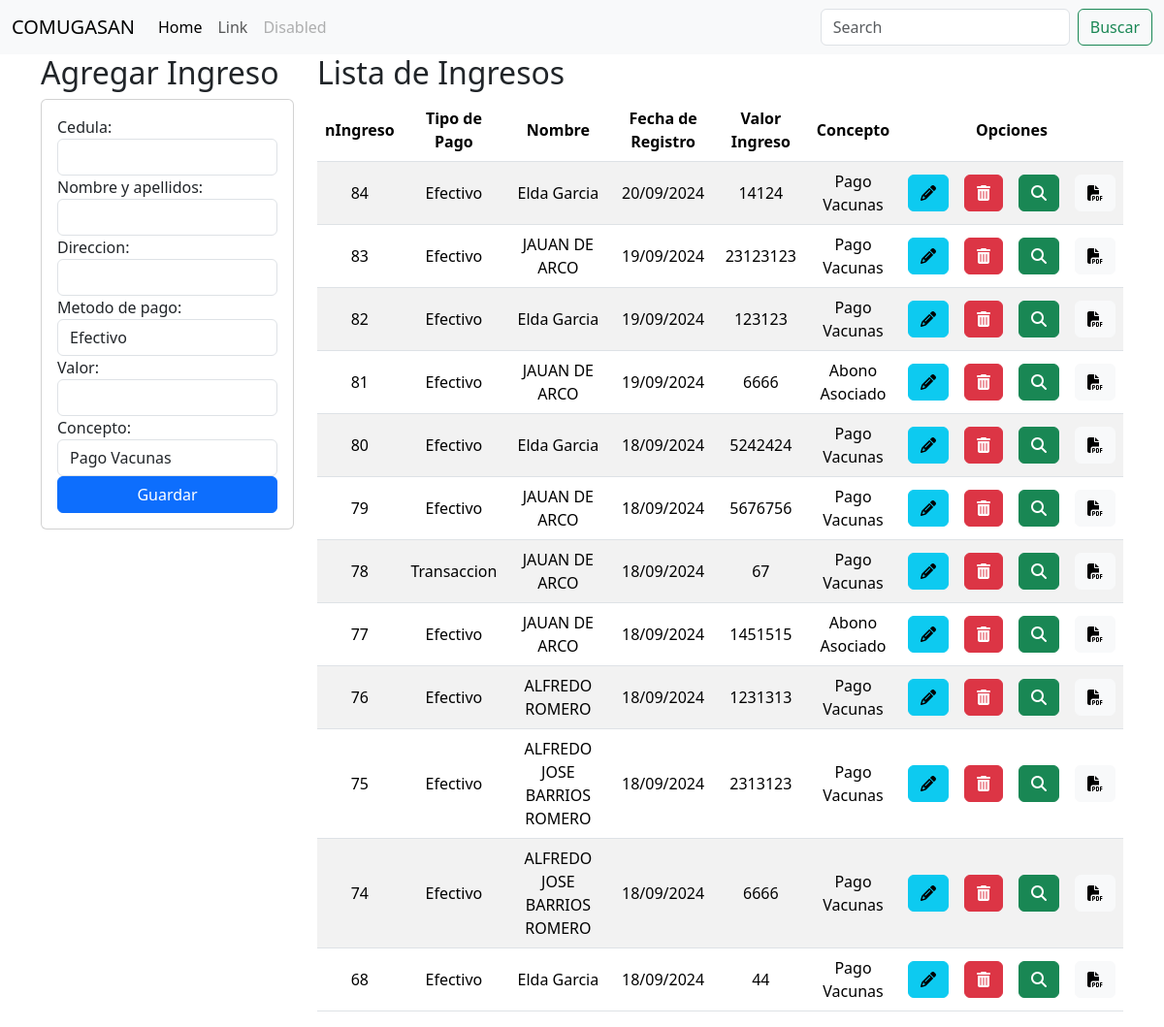
Before: / with the older database file.
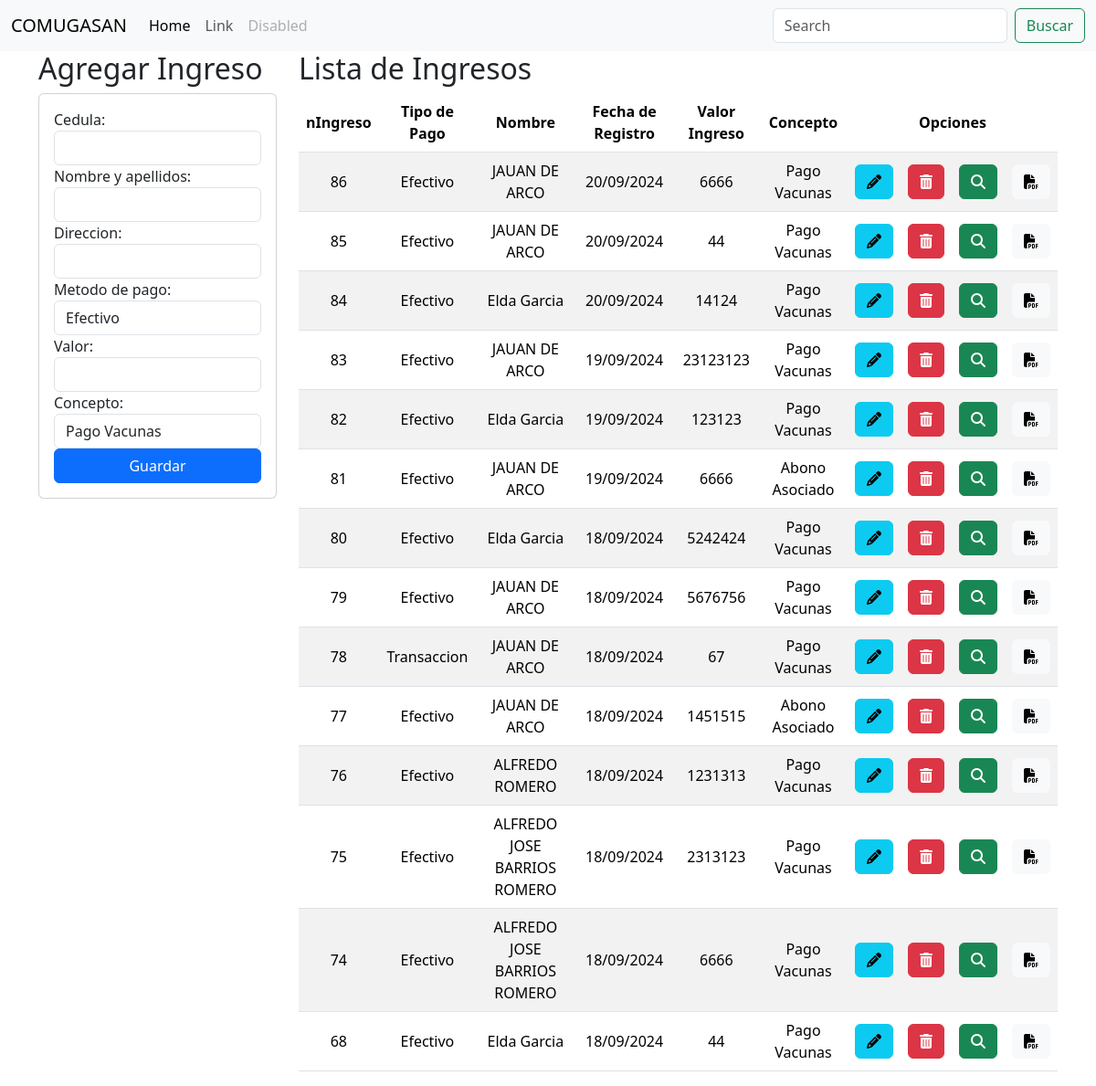
After: the same page with the newer database file.
### comite/models.py (models this page shows, shortened)
class Ingresos(models.Model):
    nIngreso = models.AutoField(primary_key=True)
    usuario = models.ForeignKey(Usuarios, on_delete=models.CASCADE)
    tipo_pago = models.CharField(max_length=20)
    ciudad = models.CharField(max_length=100,default='San Juan Nepomuceno',editable=False)
    fecha = models.DateTimeField(auto_now_add=True,editable=False)
    valorIngreso = models.IntegerField(default=0,blank=True,null=True)
    concepto = models.CharField(max_length=200)

class Usuarios(models.Model):
    cedula = models.IntegerField(primary_key=True)
    nombre_completo = models.CharField(max_length=100)
    direccion = models.CharField(max_length=255)

### comite/views.py (the view)
# urls.py: path('', views.home),
def home(request):
    ingresos = Ingresos.objects.all()
    usuarios = Usuarios.objects.all()
    ingresos_invertidos = []
    for i in ingresos[::-1]:
        ingresos_invertidos.append(i)
    return render(request,"ingresos/ingresos.html",{"ingresos":ingresos_invertidos,"usuarios":usuarios})

### comite/templates/ingresos/ingresos.html (shortened to what this page needs)
{% extends "base.html" %}
{% block body %}
<div class="row">
    <div class=" col-sm-12 col-md-6 col-lg-3 col-xl-3">
        <h2>Agregar Ingreso</h2>
        <div class="card">
            <div class="card-body">
                <form action="/registrarIngreso/" id="registro-form" method="POST">{% csrf_token %}
                    <div class="form-group">
                        <label>Cedula:</label>
                        <input  class="form-control" type="text" id="cedula" name="cedula"   maxlength="20" required >
                    </div>
                    <div class="form-group">
                        <label>Nombre y apellidos:</label>
                        <input  class="form-control" type="text" id="nombre_completo" name="nombre_completo"   maxlength="100" required >
                    </div>
                    <div class="form-group">
                        <label>Direccion:</label>
                        <input  class="form-control" type="text" id="direccion" name="direccion"   maxlength="100" required>
                    </div>
                    <label for="tipo_pago">Metodo de pago:</label>
                    <select id="tipo_pago"  class="form-control" name="tipo_pago">
                        <option value="Efectivo">Efectivo</option>
                    </select>
                    <div class="form-group">
                        <label>Valor:</label>
                        <input  class="form-control" type="number" id="valorIngreso" name="valorIngreso"   maxlength="20" required >
                    </div>
                    <div>
                        <label for="concepto">Concepto:</label>
                        <select id="concepto" class="form-control"  name="concepto">
                            <option value="Pago Vacunas">Pago Vacunas</option>
                        </select>
                    </div>
                    <div class="form-group">
                        <button type="submit" class="btn btn-primary  w-100 text-white">Guardar</button>
                    </div>
                </form>
            </div>
        </div>
    </div>
    <div class=" col-sm-12 col-md-6 col-lg-9 col-xl-9">
        <h2>Lista de Ingresos</h2>
        <div class="table-responsive">
            <table class="table table-striped">
                <thead>
                    <tr>
                        <th>nIngreso</th>
                        <th>Tipo de Pago</th>
                        <th>Nombre</th>
                        <th>Fecha de Registro</th>
                        <th>Valor Ingreso</th>
                        <th>Concepto</th>
                        <th colspan="4">Opciones</th>
                    </tr>
                </thead>
                <tbody>
                    {% for items in ingresos %}
                    <tr>
                        <td>{{items.nIngreso}}</td>
                        <td>{{items.tipo_pago}}</td>
                        <td>{{items.usuario.nombre_completo}}</td>
                        <td>{{items.fecha|date:"d/m/Y"}}</td>
                        <td>{{items.valorIngreso}}</td>
                        <td>{{items.concepto}}</td>
                        <td><a href="edicionIngreso/{{items.nIngreso}}" class="btn btn-info"><i class="fa-solid fa-pencil"></i></a></td>
                        <td><a href="eliminacionIngreso/{{items.nIngreso}}" class="btn btn-danger btnEliminacion"> <i class="fa-solid fa-trash-can"></i></a></td>
                        <td><a href="detalleIngreso/{{items.nIngreso}}" class="btn btn-success"><i class="fa-solid fa-magnifying-glass"></i></a></td>
                        <td><a href="detalleIngreso/{{items.nIngreso}}" class="btn btn-light"><i class="fa-solid fa-file-pdf"></i></i></a></td>
                    </tr>
                    {% endfor%}
                </tbody>
            </table>
        </div>
    </div>
</div>
{% endblock %}

Changed rows visible on the page:
added Ingresos: nIngreso "86", tipo_pago "Efectivo", usuario.nombre_completo "JAUAN DE ARCO", fecha "20/09/2024", valorIngreso "6666", concepto "Pago Vacunas"
added Ingresos: nIngreso "85", tipo_pago "Efectivo", usuario.nombre_completo "JAUAN DE ARCO", fecha "20/09/2024", valorIngreso "44", concepto "Pago Vacunas"
